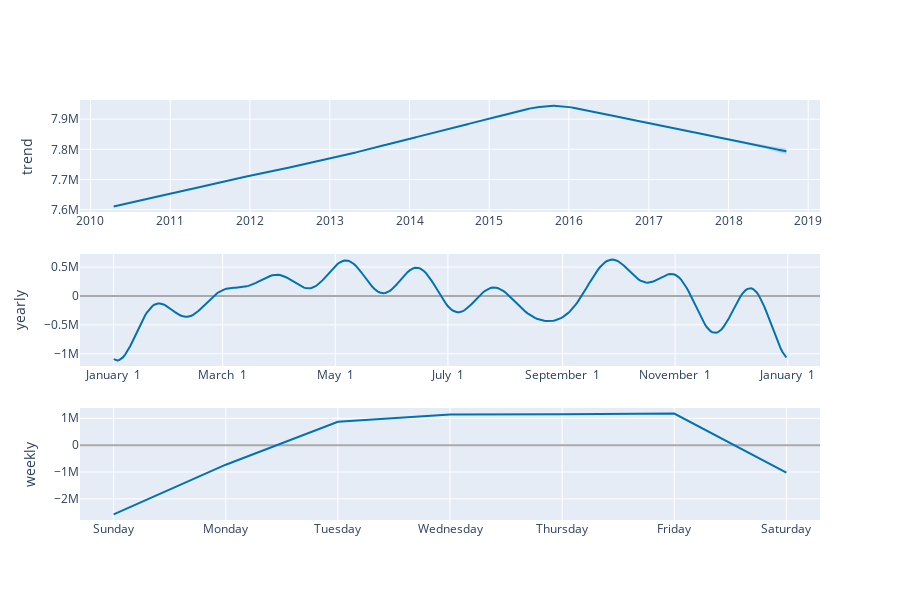

Write notebook code for a chart like this one.
### Code cell
plot_components_plotly(m, forecast)

### Figure 1 — Plotly figure (JSON) as saved in the notebook; plotly's stock layout.template omitted (floating-point values rounded to 4 significant figures; data arrays with more than 128 entries replaced by an {"elided": "..."} marker saying what was removed)
{"data": [{"line": {"color": "#0072B2", "width": 2}, "mode": "lines", "name": "trend", "type": "scatter", "x": {"elided": "3070 str values"}, "xaxis": "x", "y": {"elided": "3070 float values"}, "yaxis": "y"}, {"line": {"color": "rgba(0, 114, 178, 0.2)", "width": 0}, "mode": "lines", "name": "trend_upper", "type": "scatter", "x": {"elided": "3070 str values"}, "xaxis": "x", "y": {"elided": "3070 float values"}, "yaxis": "y"}, {"fill": "tonexty", "fillcolor": "rgba(0, 114, 178, 0.2)", "line": {"color": "rgba(0, 114, 178, 0.2)", "width": 0}, "mode": "lines", "name": "trend_lower", "type": "scatter", "x": {"elided": "3070 str values"}, "xaxis": "x", "y": {"elided": "3070 float values"}, "yaxis": "y"}, {"line": {"color": "#0072B2", "width": 2}, "mode": "lines", "name": "yearly", "type": "scatter", "x": {"elided": "365 str values"}, "xaxis": "x2", "y": {"elided": "365 float values"}, "yaxis": "y2"}, {"line": {"color": "#0072B2", "width": 2}, "mode": "lines", "name": "weekly", "type": "scatter", "x": ["2017-01-01T00:00:00", "2017-01-02T00:00:00", "2017-01-03T00:00:00", "2017-01-04T00:00:00", "2017-01-05T00:00:00", "2017-01-06T00:00:00", "2017-01-07T00:00:00"], "xaxis": "x3", "y": [-2580000.0, -729300.0, 869000.0, 1137000.0, 1150000.0, 1175000.0, -1021000.0], "yaxis": "y3"}], "layout": {"height": 600, "showlegend": false, "width": 900, "xaxis": {"anchor": "y", "domain": [0, 1], "range": ["2009-11-13T22:48:00", "2019-02-24T01:12:00"], "type": "date"}, "xaxis2": {"anchor": "y2", "domain": [0, 1], "range": ["2016-12-13T18:54:02.958904115", "2018-01-18T11:04:57.863013581"], "tickformat": "%B %e", "type": "date"}, "xaxis3": {"anchor": "y3", "domain": [0, 1], "range": ["2016-12-31T16:48:00", "2017-01-07T07:12:00"], "tickformat": "%A", "type": "date"}, "yaxis": {"anchor": "x", "domain": [0.7333, 1], "rangemode": "normal", "title": {"text": "trend"}, "zerolinecolor": "#AAA"}, "yaxis2": {"anchor": "x2", "domain": [0.3667, 0.6333], "title": {"text": "yearly"}, "zerolinecolor": "#AAA"}, "yaxis3": {"anchor": "x3", "domain": [0, 0.2667], "title": {"text": "weekly"}, "zerolinecolor": "#AAA"}}}
